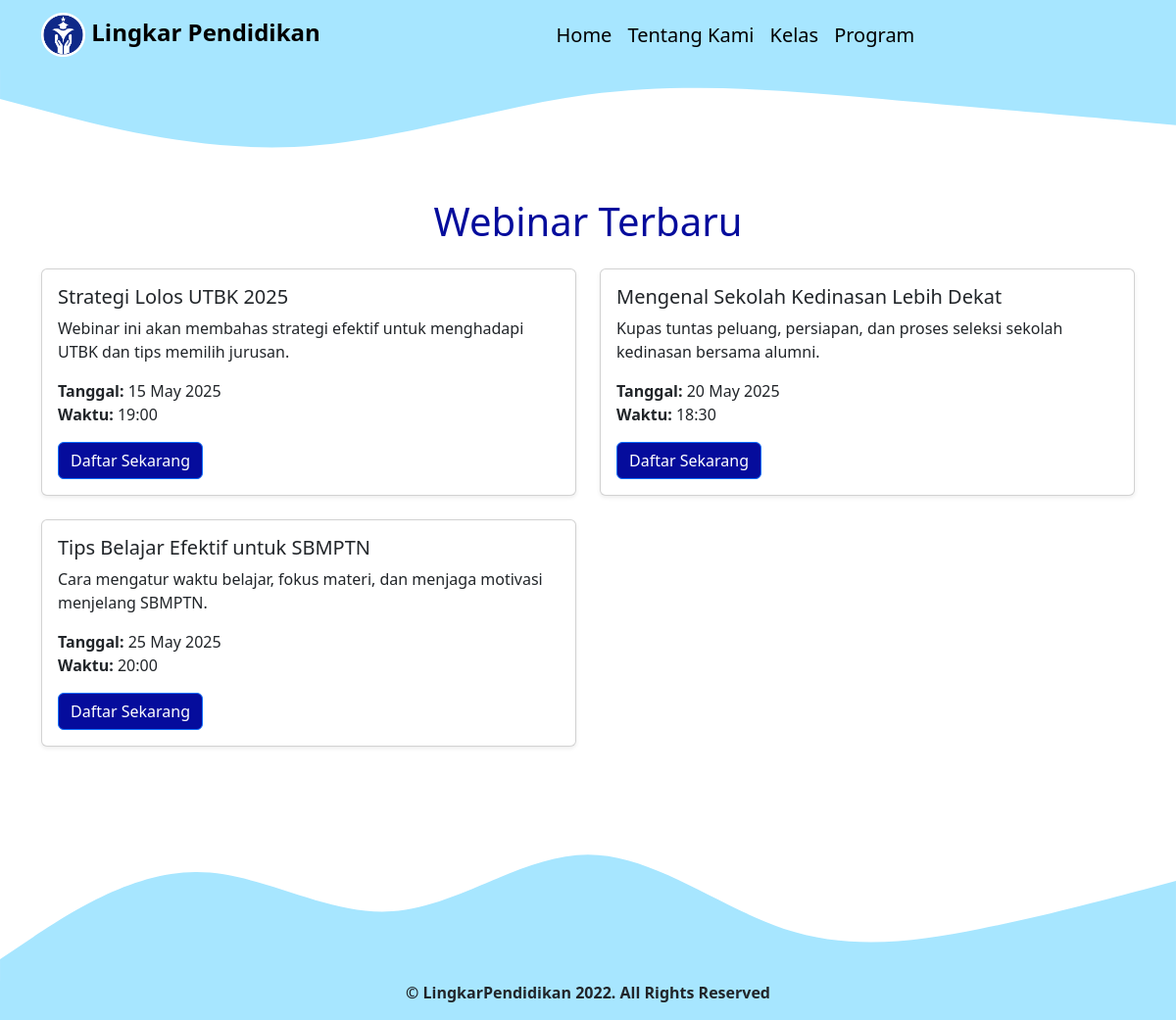
The app's page /Program/webinar.php with its own data.
### tables this page shows
CREATE TABLE `webinar` (
  `id_webinar` int NOT NULL,
  `judul` varchar(255) NOT NULL,
  `deskripsi` text NOT NULL,
  `tanggal` date NOT NULL,
  `waktu` time NOT NULL,
  `link_zoom` varchar(255) NOT NULL,
  `poster` varchar(255) DEFAULT NULL
);

### Program/webinar.php (the view, shortened to what this page needs)
<?php
include '../Auth/connect.php';
$today = date('Y-m-d');
$query = $conn->prepare("SELECT * FROM webinar WHERE tanggal >= ? ORDER BY tanggal ASC");
$query->bind_param("s", $today);
$query->execute();
$result = $query->get_result();
?>
<!DOCTYPE html>
<html lang="id">
<head>
    <link rel="stylesheet" href="program.css" />
    <link href="https://cdn.jsdelivr.net/npm/bootstrap@5.2.3/dist/css/bootstrap.min.css" rel="stylesheet" />
</head>
<body>
    <nav id="navbar" class="navbar navbar-expand-lg">
      <div class="container">
        <a class="logo navbar-brand text-black" href="../Home/index.php">
          <img src="../Images/logobesar.png" alt="Logo" width="45" height="45" class="d-inline-block align-text-mid" />
          Lingkar Pendidikan
        </a>
        <div class="collapse navbar-collapse" id="navbarSupportedContent">
          <ul class="navbar-nav ms-auto me-auto mb-2 mb-lg-0">
            <li class="nav-item">
              <a class="nav-link" href="../Home/index.php">Home</a>
            </li>
            <li class="nav-item">
              <a class="nav-link" href="../About Us/about_us.php">Tentang Kami</a>
            </li>
            <li class="nav-item">
              <a class="nav-link" href="../Kelas/kelas.php">Kelas</a>
            </li>
            <li class="nav-item">
              <a class="nav-link" href="program.php">Program</a>
            </li>
          </ul>
        </div>
      </div>
    </nav>
    <div class="container my-5">
        <h1 class="text-center mb-4" style="color: #050c9c;">Webinar Terbaru</h1>
        <div class="row">
            <?php while ($row = $result->fetch_assoc()): ?>
                <div class="col-md-6 mb-4">
                    <div class="card shadow-sm">
                        <div class="card-body">
                            <h5 class="card-title"><?= htmlspecialchars($row['judul']) ?></h5>
                            <p class="card-text"><?= nl2br(htmlspecialchars($row['deskripsi'])) ?></p>
                            <p><strong>Tanggal:</strong> <?= date('d M Y', strtotime($row['tanggal'])) ?><br>
                               <strong>Waktu:</strong> <?= date('H:i', strtotime($row['waktu'])) ?></p>
                            <a href="daftar_webinar.php?id=<?= $row['id_webinar'] ?>" class="btn btn-primary" style="background-color: #050c9c;">Daftar Sekarang</a>
                        </div>
                    </div>
                </div>
            <?php endwhile; ?>
        </div>
    </div>
    <section id="kontak" style="background-color: #A7E6FF">
      <div class="container">
        <div class="row">
          <div class="col-12 text-center">
            <p class="fw-bolder">&copy; LingkarPendidikan 2022. All Rights Reserved</p>
          </div>
        </div>
      </div>
    </section>
</body>
</html>

### Program/program.css (style rules this page uses)
* { margin: 0; padding: 0; text-decoration: none; }
#navbar { background-color: #A7E6FF; color: white; }
#kontak { text-align: justify; }

### records on screen
webinar: judul "Strategi Lolos UTBK 2025", deskripsi "Webinar ini akan membahas strategi efektif untuk menghadapi UTBK dan tips memilih jurusan.", tanggal "15 May 2025", waktu "19:00"
webinar: judul "Mengenal Sekolah Kedinasan Lebih Dekat", deskripsi "Kupas tuntas peluang, persiapan, dan proses seleksi sekolah kedinasan bersama alumni.", tanggal "20 May 2025", waktu "18:30"
webinar: judul "Tips Belajar Efektif untuk SBMPTN", deskripsi "Cara mengatur waktu belajar, fokus materi, dan menjaga motivasi menjelang SBMPTN.", tanggal "25 May 2025", waktu "20:00"
